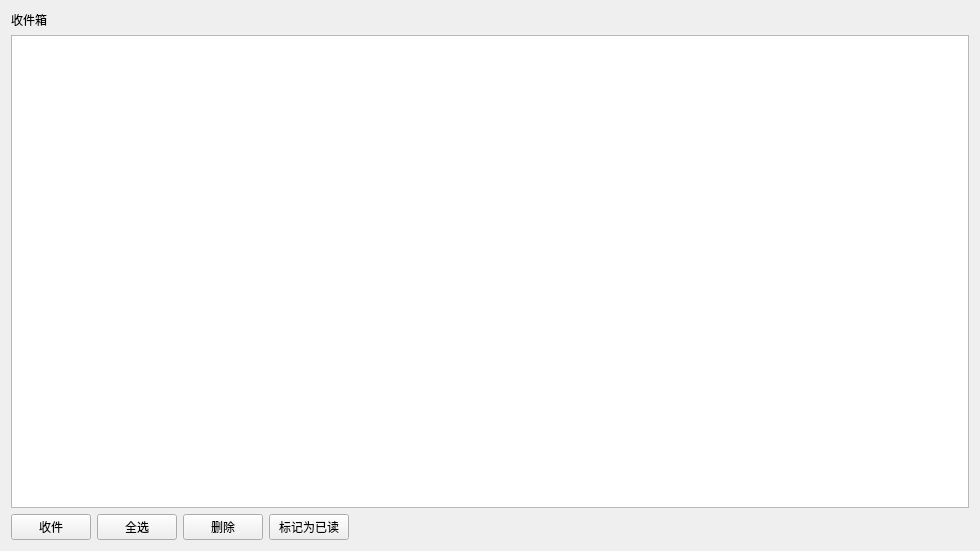
<?xml version="1.0" encoding="UTF-8"?>
<ui version="4.0">
 <class>Inbox</class>
 <widget class="QWidget" name="Inbox">
  <property name="geometry">
   <rect>
    <x>0</x>
    <y>0</y>
    <width>980</width>
    <height>551</height>
   </rect>
  </property>
  <property name="windowTitle">
   <string>Inbox</string>
  </property>
  <layout class="QVBoxLayout" name="verticalLayout">
   <item>
    <widget class="QLabel" name="label">
     <property name="text">
      <string>收件箱</string>
     </property>
    </widget>
   </item>
   <item>
    <widget class="QTableView" name="tableView"/>
   </item>
   <item>
    <layout class="QHBoxLayout" name="horizontalLayout">
     <item>
      <widget class="QPushButton" name="receiveButton">
       <property name="text">
        <string>收件</string>
       </property>
      </widget>
     </item>
     <item>
      <widget class="QPushButton" name="allSelectButton">
       <property name="text">
        <string>全选</string>
       </property>
      </widget>
     </item>
     <item>
      <widget class="QPushButton" name="deleteButton">
       <property name="text">
        <string>删除</string>
       </property>
      </widget>
     </item>
     <item>
      <widget class="QPushButton" name="hasReadButton">
       <property name="text">
        <string>标记为已读</string>
       </property>
      </widget>
     </item>
     <item>
      <spacer name="horizontalSpacer">
       <property name="orientation">
        <enum>Qt::Horizontal</enum>
       </property>
       <property name="sizeHint" stdset="0">
        <size>
         <width>40</width>
         <height>20</height>
        </size>
       </property>
      </spacer>
     </item>
    </layout>
   </item>
  </layout>
 </widget>
 <layoutdefault spacing="6" margin="11"/>
 <resources/>
 <connections/>
</ui>
